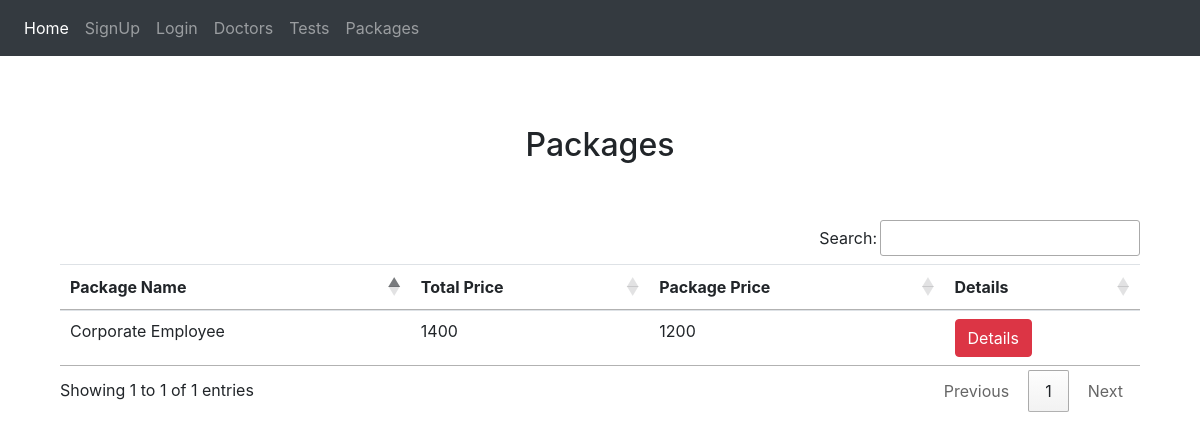
The app's page /diagnostic_center/view_package/ with its own data.
### Diagnostic_Center/models.py (models this page shows, shortened)
class Package(models.Model):
    package_name = models.CharField(max_length=50)
    total_price = models.IntegerField(null=True)
    package_price = models.IntegerField(null=True)

### Diagnostic_Center/views.py (the view)
# urls.py: path('view_package/', views.view_package, name='view_package'),
def view_package(request):
    pac = Package.objects.all()
    d = {'pac': pac}
    return render(request, 'Diagnostic_Center/view_package.html', d)

### templates/Diagnostic_Center/view_package.html (shortened to what this page needs)
{% extends 'base.html' %}
{% block body_block %}
<div class="container" style="margin-top:50px">
    <h2 class="text-center"> Packages </h2>
    <br><br>
    <table class="table table-hover" id="example">
        <thead>
            <tr>
                <th>Package Name</th>
                <th>Total Price</th>
                <th>Package Price</th>
                <th>Details</th>
            </tr>
        </thead>
        <tbody>
            {% for i in pac %}
            <tr>
                <td>{{i.package_name}}</td>
                <td>{{i.total_price}}</td>
                <td>{{i.package_price}}</td>
                <td><a href="#" onClick="return confirm('Package Tests List')" class="btn btn-danger">Details</a></td>
            </tr>
            {% endfor %}
        </tbody>
    </table>
    </div>
{% endblock %}

### records on screen
Package: package_name "Corporate Employee", total_price "1400", package_price "1200"
